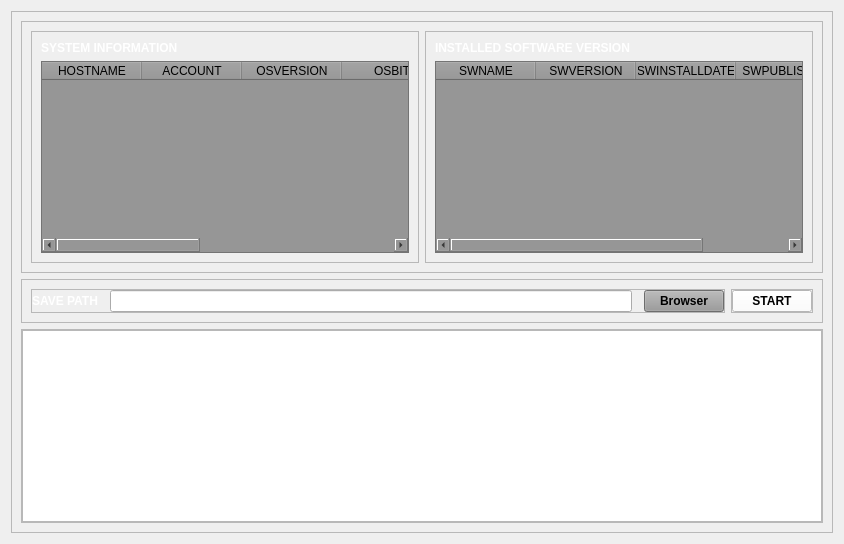
            <widget class="QWidget" name="page_1">
             <layout class="QVBoxLayout" name="verticalLayout_6">
              <item>
               <widget class="QFrame" name="frame">
                <property name="frameShape">
                 <enum>QFrame::StyledPanel</enum>
                </property>
                <property name="frameShadow">
                 <enum>QFrame::Raised</enum>
                </property>
                <layout class="QVBoxLayout" name="verticalLayout_11">
                 <item>
                  <widget class="QFrame" name="frame_2">
                   <property name="sizePolicy">
                    <sizepolicy hsizetype="Preferred" vsizetype="Expanding">
                     <horstretch>0</horstretch>
                     <verstretch>0</verstretch>
                    </sizepolicy>
                   </property>
                   <property name="frameShape">
                    <enum>QFrame::StyledPanel</enum>
                   </property>
                   <property name="frameShadow">
                    <enum>QFrame::Raised</enum>
                   </property>
                   <layout class="QHBoxLayout" name="horizontalLayout_5">
                    <item>
                     <widget class="QFrame" name="frame_12">
                      <property name="frameShape">
                       <enum>QFrame::StyledPanel</enum>
                      </property>
                      <property name="frameShadow">
                       <enum>QFrame::Raised</enum>
                      </property>
                      <layout class="QVBoxLayout" name="verticalLayout_18">
                       <item>
                        <widget class="QLabel" name="label_7">
                         <property name="font">
                          <font>
                           <weight>75</weight>
                           <bold>true</bold>
                          </font>
                         </property>
                         <property name="styleSheet">
                          <string notr="true">color: #FFFFFF</string>
                         </property>
                         <property name="text">
                          <string>SYSTEM INFORMATION</string>
                         </property>
                        </widget>
                       </item>
                       <item>
                        <widget class="QTableWidget" name="Table_System">
                         <property name="styleSheet">
                          <string notr="true">background-color: rgb(150, 150, 150);
color: rgb(0, 0, 0);</string>
                         </property>
                         <property name="sortingEnabled">
                          <bool>true</bool>
                         </property>
                         <column>
                          <property name="text">
                           <string>HOSTNAME</string>
                          </property>
                         </column>
                         <column>
                          <property name="text">
                           <string>ACCOUNT</string>
                          </property>
                         </column>
                         <column>
                          <property name="text">
                           <string>OSVERSION</string>
                          </property>
                         </column>
                         <column>
                          <property name="text">
                           <string>OSBIT</string>
                          </property>
                         </column>
                         <column>
                          <property name="text">
                           <string>OSBOOTIME</string>
                          </property>
                         </column>
                         <column>
                          <property name="text">
                           <string>RUNTIME</string>
                          </property>
                         </column>
                         <column>
                          <property name="text">
                           <string>TIMEZONE</string>
                          </property>
                         </column>
                        </widget>
                       </item>
                      </layout>
                     </widget>
                    </item>
                    <item>
                     <widget class="QFrame" name="frame_13">
                      <property name="frameShape">
                       <enum>QFrame::StyledPanel</enum>
                      </property>
                      <property name="frameShadow">
                       <enum>QFrame::Raised</enum>
                      </property>
                      <layout class="QVBoxLayout" name="verticalLayout_20">
                       <item>
                        <widget class="QLabel" name="label_8">
                         <property name="font">
                          <font>
                           <weight>75</weight>
                           <bold>true</bold>
                          </font>
                         </property>
                         <property name="styleSheet">
                          <string notr="true">color: #FFFFFF</string>
                         </property>
                         <property name="text">
                          <string>INSTALLED SOFTWARE VERSION</string>
                         </property>
                        </widget>
                       </item>
                       <item>
                        <widget class="QTableWidget" name="Table_Software">
                         <property name="font">
                          <font>
                           <weight>50</weight>
                           <bold>false</bold>
                          </font>
                         </property>
                         <property name="styleSheet">
                          <string notr="true">background-color: rgb(150, 150, 150);
color: rgb(0, 0, 0);</string>
                         </property>
                         <property name="showGrid">
                          <bool>true</bool>
                         </property>
                         <property name="gridStyle">
                          <enum>Qt::SolidLine</enum>
                         </property>
                         <property name="sortingEnabled">
                          <bool>true</bool>
                         </property>
                         <property name="rowCount">
                          <number>0</number>
                         </property>
                         <column>
                          <property name="text">
                           <string>SWNAME</string>
                          </property>
                         </column>
                         <column>
                          <property name="text">
                           <string>SWVERSION</string>
                          </property>
                         </column>
                         <column>
                          <property name="text">
                           <string>SWINSTALLDATE</string>
                          </property>
                         </column>
                         <column>
                          <property name="text">
                           <string>SWPUBLISHER</string>
                          </property>
                         </column>
                        </widget>
                       </item>
                      </layout>
                     </widget>
                    </item>
                   </layout>
                  </widget>
                 </item>
                 <item alignment="Qt::AlignBottom">
                  <widget class="QFrame" name="frame_3">
                   <property name="frameShape">
                    <enum>QFrame::StyledPanel</enum>
                   </property>
                   <property name="frameShadow">
                    <enum>QFrame::Raised</enum>
                   </property>
                   <layout class="QHBoxLayout" name="horizontalLayout_3">
                    <item alignment="Qt::AlignBottom">
                     <widget class="QFrame" name="frame_10">
                      <property name="sizePolicy">
                       <sizepolicy hsizetype="Expanding" vsizetype="Preferred">
                        <horstretch>0</horstretch>
                        <verstretch>0</verstretch>
                       </sizepolicy>
                      </property>
                      <property name="frameShape">
                       <enum>QFrame::StyledPanel</enum>
                      </property>
                      <property name="frameShadow">
                       <enum>QFrame::Raised</enum>
                      </property>
                      <layout class="QHBoxLayout" name="horizontalLayout_4">
                       <property name="spacing">
                        <number>12</number>
                       </property>
                       <property name="leftMargin">
                        <number>0</number>
                       </property>
                       <property name="topMargin">
                        <number>0</number>
                       </property>
                       <property name="rightMargin">
                        <number>0</number>
                       </property>
                       <property name="bottomMargin">
                        <number>0</number>
                       </property>
                       <item>
                        <widget class="QLabel" name="label_6">
                         <property name="font">
                          <font>
                           <weight>75</weight>
                           <bold>true</bold>
                          </font>
                         </property>
                         <property name="styleSheet">
                          <string notr="true">color: rgb(255, 255, 255);</string>
                         </property>
                         <property name="text">
                          <string>SAVE PATH</string>
                         </property>
                         <property name="alignment">
                          <set>Qt::AlignCenter</set>
                         </property>
                        </widget>
                       </item>
                       <item>
                        <widget class="QLineEdit" name="lineEdit">
                         <property name="styleSheet">
                          <string notr="true">color: #FFFFFF</string>
                         </property>
                        </widget>
                       </item>
                       <item>
                        <widget class="QPushButton" name="pushButton_2">
                         <property name="font">
                          <font>
                           <weight>75</weight>
                           <bold>true</bold>
                          </font>
                         </property>
                         <property name="styleSheet">
                          <string notr="true">color: rgb(0, 0, 0);
background-color: rgb(153, 153, 153);</string>
                         </property>
                         <property name="text">
                          <string>Browser</string>
                         </property>
                        </widget>
                       </item>
                      </layout>
                     </widget>
                    </item>
                    <item alignment="Qt::AlignRight|Qt::AlignBottom">
                     <widget class="QFrame" name="frame_11">
                      <property name="frameShape">
                       <enum>QFrame::StyledPanel</enum>
                      </property>
                      <property name="frameShadow">
                       <enum>QFrame::Raised</enum>
                      </property>
                      <layout class="QVBoxLayout" name="verticalLayout_19">
                       <property name="spacing">
                        <number>0</number>
                       </property>
                       <property name="leftMargin">
                        <number>0</number>
                       </property>
                       <property name="topMargin">
                        <number>0</number>
                       </property>
                       <property name="rightMargin">
                        <number>0</number>
                       </property>
                       <property name="bottomMargin">
                        <number>0</number>
                       </property>
                       <item>
                        <widget class="QPushButton" name="pushButton">
                         <property name="font">
                          <font>
                           <weight>75</weight>
                           <bold>true</bold>
                          </font>
                         </property>
                         <property name="styleSheet">
                          <string notr="true">color: rgb(0, 0, 0);
background-color: rgb(255, 255, 255);</string>
                         </property>
                         <property name="text">
                          <string>START</string>
                         </property>
                        </widget>
                       </item>
                      </layout>
                     </widget>
                    </item>
                   </layout>
                  </widget>
                 </item>
                 <item>
                  <widget class="QFrame" name="frame_4">
                   <property name="maximumSize">
                    <size>
                     <width>16777215</width>
                     <height>16777215</height>
                    </size>
                   </property>
                   <property name="frameShape">
                    <enum>QFrame::StyledPanel</enum>
                   </property>
                   <property name="frameShadow">
                    <enum>QFrame::Raised</enum>
                   </property>
                   <layout class="QVBoxLayout" name="verticalLayout_12">
                    <property name="spacing">
                     <number>0</number>
                    </property>
                    <property name="leftMargin">
                     <number>0</number>
                    </property>
                    <property name="topMargin">
                     <number>0</number>
                    </property>
                    <property name="rightMargin">
                     <number>0</number>
                    </property>
                    <property name="bottomMargin">
                     <number>0</number>
                    </property>
                    <item>
                     <widget class="QTextBrowser" name="textBrowser">
                      <property name="minimumSize">
                       <size>
                        <width>800</width>
                        <height>100</height>
                       </size>
                      </property>
                      <property name="maximumSize">
                       <size>
                        <width>16777215</width>
                        <height>16777215</height>
                       </size>
                      </property>
                     </widget>
                    </item>
                   </layout>
                  </widget>
                 </item>
                </layout>
               </widget>
              </item>
             </layout>
            </widget>
